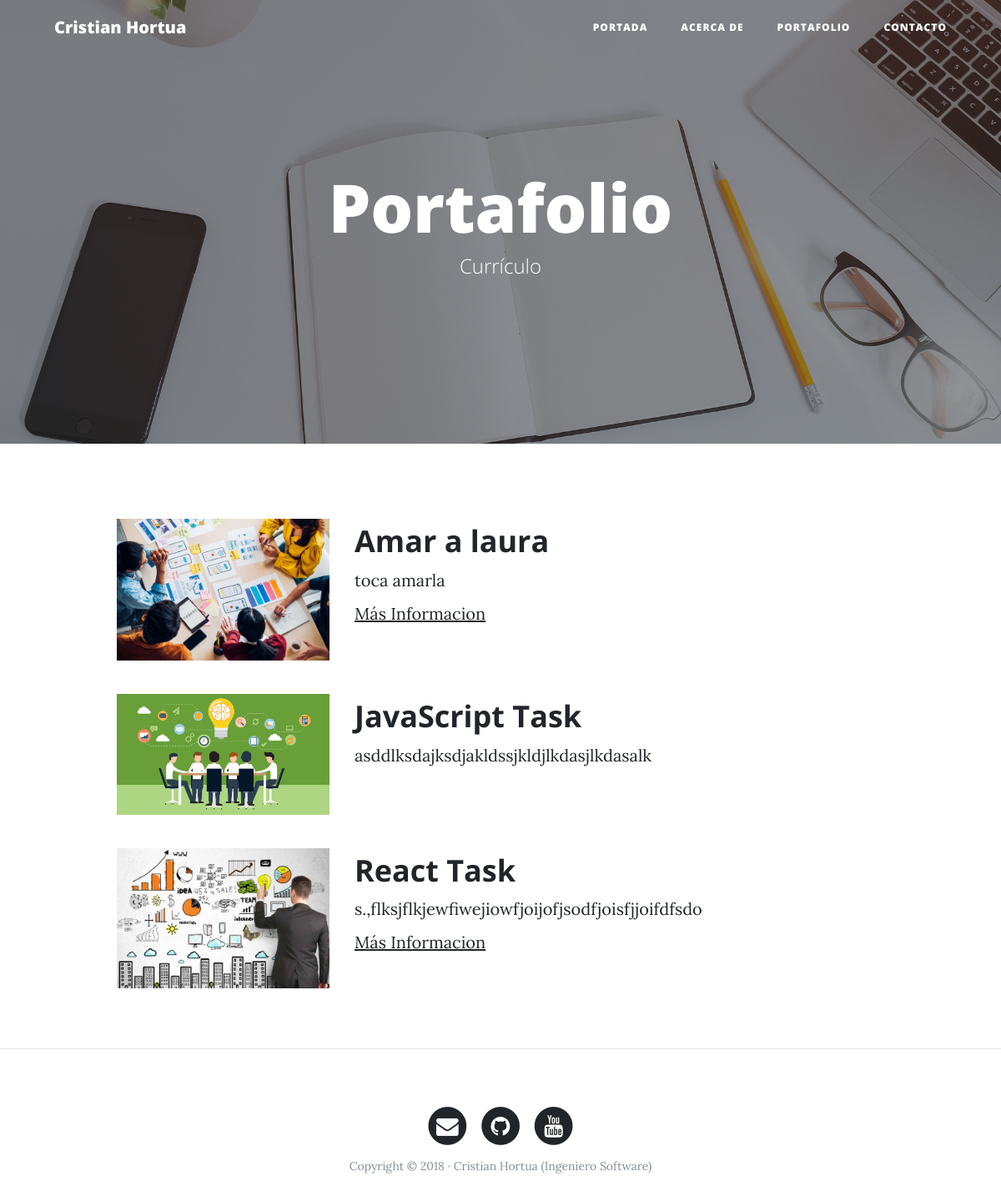
The page /portafolio/ on the database its author committed.
### portafolio/models.py (models this page shows, shortened)
class Project(models.Model):
    title = models.CharField(max_length=200, verbose_name="Titulo")
    description = models.TextField(verbose_name="Descripcion")
    image = models.ImageField(verbose_name="Imagen", upload_to="projects")
    created = models.DateTimeField(auto_now_add=True, verbose_name="Fecha Creacion")
    updated = models.DateTimeField(auto_now=True, verbose_name="Fecha Edicion")
    url = models.URLField(null=True, blank=True, verbose_name="Url")
    class Meta:
        verbose_name = "proyecto"
        verbose_name_plural = "proyectos"
        ordering = ["-created"]

### portafolio/views.py (the view)
# urls.py: path('portafolio/', portafolio_views.portafolio, name="portafolio"),
def portafolio(request):
    projects = Project.objects.all()
    return render(request, 'portafolio/portafolio.html', {'projects':projects})

### portafolio/templates/portafolio/portafolio.html (shortened to what this page needs)
{% extends 'core/base.html' %}
{% block background %}{% load static %}{% static 'core/img/portfolio-bg.jpg' %}{% endblock %}
{% block headers %}
<h1>Portafolio</h1>
<span class="subheading">Currículo</span>
{% endblock %}
{% block content %}
{% for project in projects %}
<div class="row project">
    <div class="col-lg-3 col-md-4 offset-lg-1">
        <img class="img-fluid" src="{{project.image.url}}" alt="">
    </div>
    <div class="col-lg-7 col-md-8">
        <h2 class="section-heading title">{{project.title}}</h2>
        <p>{{project.description}}</p>
        {% if project.url %}
            <p><a href="{{project.url}}">Más Informacion</a></p>
        {% endif %}
    </div>
</div>
{% endfor %}
{% endblock %}

### core/templates/core/base.html (shortened to what this page needs)
<!DOCTYPE html>
<html lang="es">
  <head>
    {% load static %}
    <link href="{% static 'core/vendor/bootstrap/css/bootstrap.min.css' %}" rel="stylesheet"/>
    <link href="{% static 'core/vendor/font-awesome/css/font-awesome.min.css' %}" rel="stylesheet" type="text/css"/>
    <link href="{% static 'core/css/clean-blog.min.css' %}" rel="stylesheet" />
  </head>
  <body>
    <nav class="navbar navbar-expand-lg navbar-light fixed-top" id="mainNav">
      <div class="container">
        <a class="navbar-brand" href="{% url 'home' %}">Cristian Hortua</a>
        <div class="collapse navbar-collapse" id="navbarResponsive">
          <ul class="navbar-nav ml-auto">
            <li class="nav-item">
              <a class="nav-link" href="{% url 'home' %}">Portada</a>
            </li>
            <li class="nav-item">
              <a class="nav-link" href="{% url 'about' %}">Acerca de</a>
            </li>
            <li class="nav-item">
              <a class="nav-link" href="{% url 'portafolio' %}">Portafolio</a>
            </li>
            <li class="nav-item">
              <a class="nav-link" href="{% url 'contact' %}">Contacto</a>
            </li>
          </ul>
        </div>
      </div>
    </nav>
    <header class="masthead" style="background-image: url('{% block background %}{% endblock %}')">
      <div class="overlay"></div>
      <div class="container">
        <div class="row">
          <div class="col-lg-8 col-md-10 mx-auto">
            <div class="site-heading">
              {% block headers %}{% endblock %}
            </div>
          </div>
        </div>
      </div>
    </header>
    <div class="container">
      {% block content %} {% endblock %}
    </div>
    {% if request.path != '/' %}
    <hr>
    {% endif %}
    <footer>
      <div class="container">
        <div class="row">
          <div class="col-lg-8 col-md-10 mx-auto">
            <ul class="list-inline text-center">
              <li class="list-inline-item">
                <a href="#">
                  <span class="fa-stack fa-lg">
                    <i class="fa fa-circle fa-stack-2x"></i>
                    <i class="fa fa-envelope fa-stack-1x fa-inverse"></i>
                  </span>
                </a>
              </li>
              <li class="list-inline-item">
                <a href="#">
                  <span class="fa-stack fa-lg">
                    <i class="fa fa-circle fa-stack-2x"></i>
                    <i class="fa fa-github fa-stack-1x fa-inverse"></i>
                  </span>
                </a>
              </li>
              <li class="list-inline-item">
                <a href="#">
                  <span class="fa-stack fa-lg">
                    <i class="fa fa-circle fa-stack-2x"></i>
                    <i class="fa fa-youtube fa-stack-1x fa-inverse"></i>
                  </span>
                </a>
              </li>
            </ul>
            <p class="copyright text-muted">
              Copyright &copy; 2018 · Cristian Hortua (Ingeniero Software)
            </p>
          </div>
        </div>
      </div>
    </footer>
  </body>
</html>

### rows shown on the page
Project: image (picture), title "Amar a laura", description "toca amarla"
Project: image (picture), title "JavaScript Task", description "asddlksdajksdjakldssjkldjlkdasjlkdasalk"
Project: image (picture), title "React Task", description "s.,flksjflkjewfiwejiowfjoijofjsodfjoisfjjoifdfsdo"
